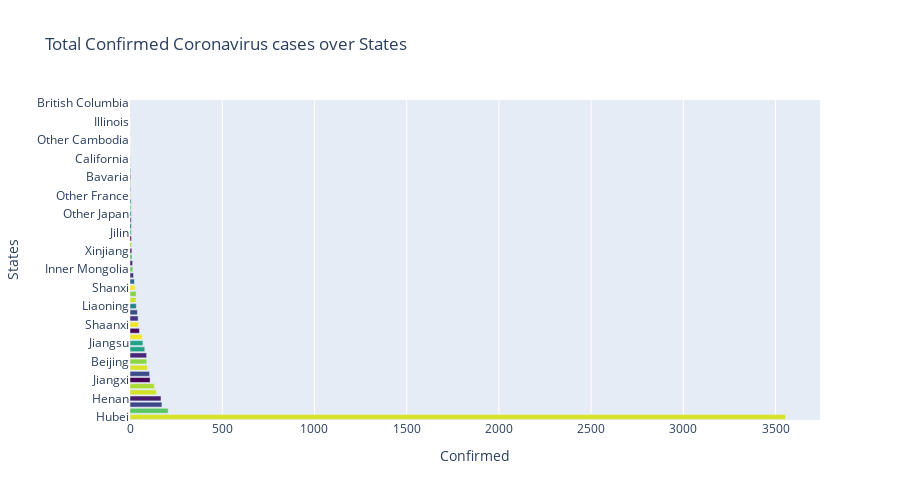

The cell this chart's notebook holds for it:
### Code cell
data_province = data.groupby('Province/State').sum()
data_province = data_province[data_province['Confirmed'] > 0].sort_values(by=['Confirmed'],ascending=False)

fig = go.Figure(go.Bar(x=data_province['Confirmed'],
                       y=data_province.index,
                       orientation='h',
        marker={
        'color': [np.random.randint(10,255) for x in range(0,len(data_province))],
        'colorscale': 'Viridis'
        }
        ))

fig.update_layout(yaxis=dict(title='States'),width=900,height=500,title='Total Confirmed Coronavirus cases over States',
                 xaxis=dict(title='Confirmed'))
fig.show()

### Figure 1 — Plotly figure (JSON) as saved in the notebook; plotly's stock layout.template omitted (floating-point values rounded to 4 significant figures)
{"data": [{"marker": {"color": [239, 191, 69, 35, 237, 223, 17, 71, 240, 212, 41, 151, 152, 249, 22, 247, 53, 73, 122, 235, 209, 250, 95, 56, 197, 41, 186, 32, 219, 16, 182, 103, 59, 133, 199, 119, 213, 136, 211, 36, 159, 156, 159, 240, 180, 253, 124, 248, 209, 52, 96, 152], "colorscale": [[0, "#440154"], [0.1111, "#482878"], [0.2222, "#3e4989"], [0.3333, "#31688e"], [0.4444, "#26828e"], [0.5556, "#1f9e89"], [0.6667, "#35b779"], [0.7778, "#6ece58"], [0.8889, "#b5de2b"], [1, "#fde725"]]}, "orientation": "h", "type": "bar", "x": [3554, 207, 173, 168, 143, 132, 109, 106, 95, 91, 90, 80, 70, 66, 51, 46, 44, 40, 34, 33, 33, 27, 24, 19, 15, 14, 11, 10, 9, 8, 8, 8, 7, 7, 7, 6, 4, 4, 4, 4, 4, 2, 2, 1, 1, 1, 1, 1, 1, 1, 1, 1], "y": ["Hubei", "Guangdong", "Zhejiang", "Henan", "Hunan", "Chongqing", "Jiangxi", "Anhui", "Shandong", "Beijing", "Sichuan", "Fujian", "Jiangsu", "Shanghai", "Guangxi", "Shaanxi", "Yunnan", "Hainan", "Liaoning", "Hebei", "Heilongjiang", "Shanxi", "Tianjin", "Gansu", "Inner Mongolia", "Other Thailand", "Ningxia", "Xinjiang", "Guizhou", "Taiwan", "Jilin", "Hong Kong", "Macau", "Other Japan", "Other Singapore", "Qinghai", "Other France", "Other South Korea", "Other Malaysia", "Bavaria", "New South Wales", "Other Vietnam", "California", "Other Sri Lanka", "Other Nepal", "Other Cambodia", "Ontario", "Arizona", "Illinois", "Victoria", "Washington", "British Columbia"]}], "layout": {"height": 500, "title": {"text": "Total Confirmed Coronavirus cases over States"}, "width": 900, "xaxis": {"title": {"text": "Confirmed"}}, "yaxis": {"title": {"text": "States"}}}}
